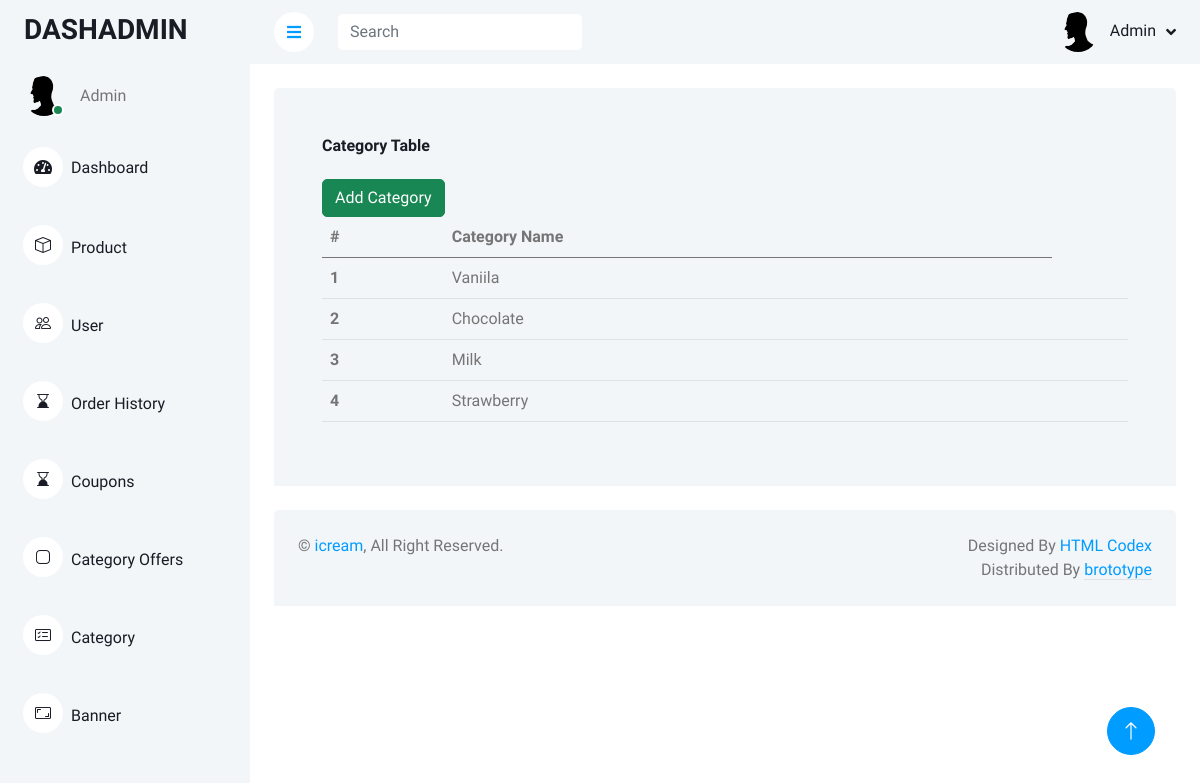
/customize/category/, run on the app's committed database.
### home/models.py (models this page shows, shortened)
class Category(models.Model):
    category_name = models.CharField(max_length=30,default=None)

### customize/views.py (the view)
# urls.py: path('category/',views.product_category,name='product_category'),
def product_category(request):
    category_name = Category.objects.all()
    return render(request,'category.html',{'category_name':category_name})

### customize/templates/category.html
{% extends 'admindemo.html' %}
    {% block content %}
    {% load static %}
                <div class="container-fluid pt-4 px-4">
                <div class="bg-light rounded-top p-4">
                    <div class="row ">
                        <div class="col-sm-12 col-xl-12">
                            <div class="bg-light rounded h-100 p-4">
                                <h6 class="mb-4">Category Table </h6>
                                <a href="{% url 'add_product_category' %}" type="button" class="btn btn-success">Add Category</a>
                                <table class="table">
                                    <thead>
                                        <tr>
                                            <th scope="col">#</th>
                                            <th scope="col">Category Name</th>
                                        </tr>
                                    </thead>
                                    <tbody>
                                        {% for categoryitem in category_name %}
                                        <tr>
                                            <th scope="row">{{categoryitem.id}}</th>
                                            <td>{{categoryitem.category_name}}</td>
                                            <td></td>
                                        </tr>
                                        {% endfor %}
                                    </tbody>
                                </table>
                            </div>
                        </div>
                    </div>
                </div>
                </div>
    {% endblock %}

### static/dcss/style.css (style rules this page uses)
:root { --primary: #F195B2 ; --light: #F3F6F9; --dark: #191C24; }
.btn { transition: .5s; }

### data on the page
Category: id "1", category_name "Vaniila"
Category: id "2", category_name "Chocolate"
Category: id "3", category_name "Milk"
Category: id "4", category_name "Strawberry"
